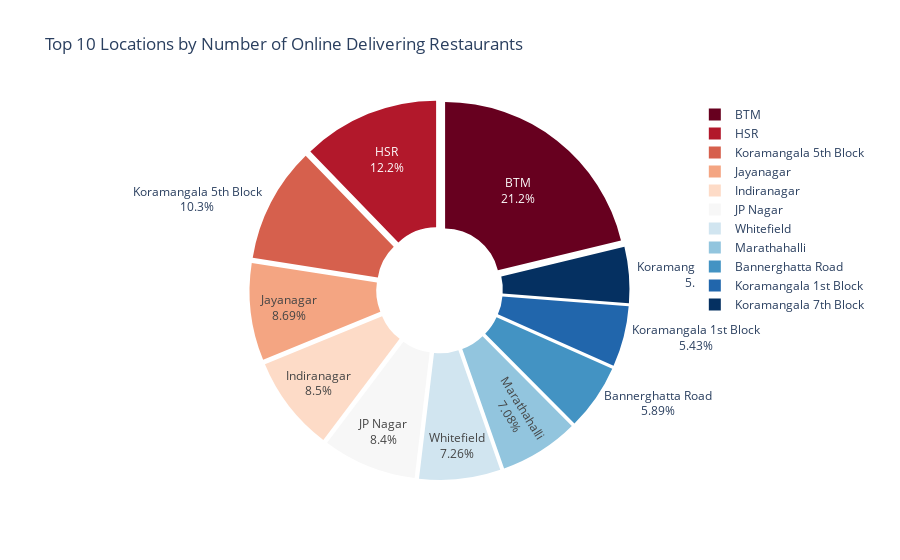

The cell this chart's notebook holds for it:
### Code cell
fig = px.pie(names=top_10_delivering_locations.index,
             values=top_10_delivering_locations.values,
             title='Top 10 Locations by Number of Online Delivering Restaurants',
             color_discrete_sequence=px.colors.sequential.RdBu,
             hole=0.3)

fig.update_traces(textinfo='percent+label', pull=[0.05] * len(top_10_delivering_locations)) 
fig.show()

### Figure 1 — Plotly figure (JSON) as saved in the notebook; plotly's stock layout.template omitted (floating-point values rounded to 4 significant figures)
{"data": [{"domain": {"x": [0, 1], "y": [0, 1]}, "hole": 0.3, "hovertemplate": "label=%{label}<br>value=%{value}<extra></extra>", "labels": ["BTM", "HSR", "Koramangala 5th Block", "Jayanagar", "Indiranagar", "JP Nagar", "Whitefield", "Marathahalli", "Bannerghatta Road", "Koramangala 1st Block", "Koramangala 7th Block"], "legendgroup": "", "name": "", "pull": [0.05, 0.05, 0.05, 0.05, 0.05, 0.05, 0.05, 0.05, 0.05, 0.05, 0.05], "showlegend": true, "textinfo": "percent+label", "type": "pie", "values": [3332, 1920, 1614, 1364, 1335, 1318, 1139, 1112, 924, 853, 786]}], "layout": {"legend": {"tracegroupgap": 0}, "piecolorway": ["rgb(103,0,31)", "rgb(178,24,43)", "rgb(214,96,77)", "rgb(244,165,130)", "rgb(253,219,199)", "rgb(247,247,247)", "rgb(209,229,240)", "rgb(146,197,222)", "rgb(67,147,195)", "rgb(33,102,172)", "rgb(5,48,97)"], "title": {"text": "Top 10 Locations by Number of Online Delivering Restaurants"}}}
